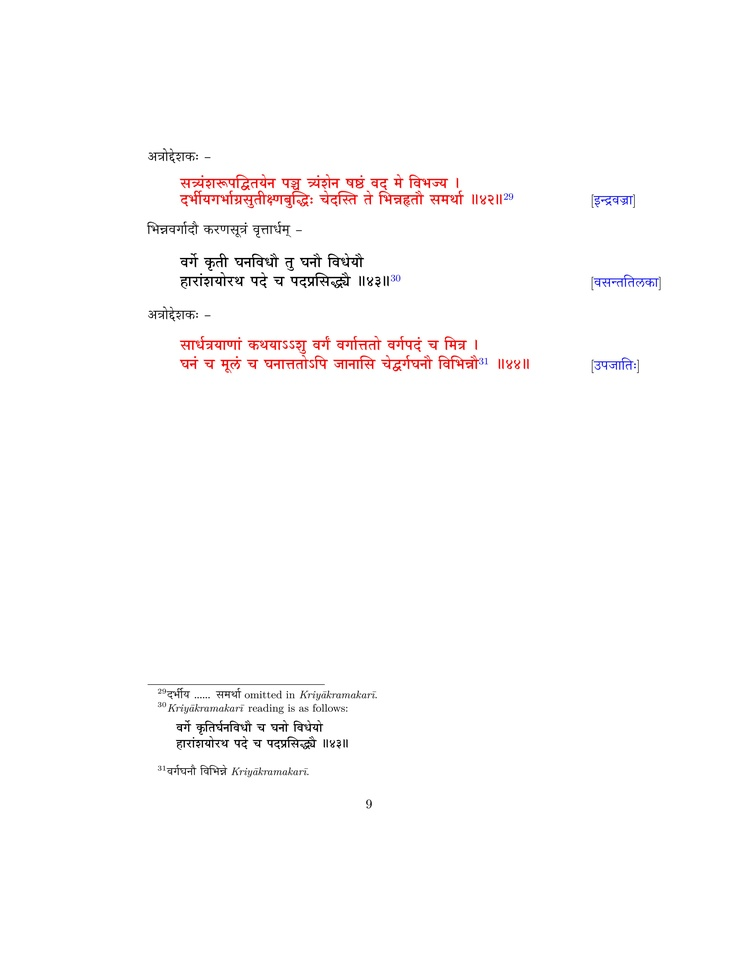
#> input picture pages0.jpg, 738 x 956 px, shrunk from 4250 x 5500 before the run, found by its file name
$ jupyter execute --allow-errors OCR_Recognition_And_Bounding_Box_.ipynb
#> lines starting #> are read from the running program, lines starting #| are printed output that depends on the picture; after the words box and inside, x2 and y2 are one past the last pixel; in counts of white or black regions, pixels touching at a corner belong together
[cell 1]
import pdf2image
from pdf2image import convert_from_path
import cv2
import numpy as np

#> (a cell that did not finish here is left out)

[cell 3]
import json
# Load the image
img = cv2.imread("D:\sagar\pages0.jpg")
#> img is the input picture: shape (956, 738, 3); mean B, G, R 251.6, 251.5, 252.7

# Convert the image to grayscale
gray = cv2.cvtColor(img, cv2.COLOR_BGR2GRAY)

# Apply thresholding to convert the image to a binary format
thresh = cv2.threshold(gray, 0, 255, cv2.THRESH_BINARY_INV + cv2.THRESH_OTSU)[1]
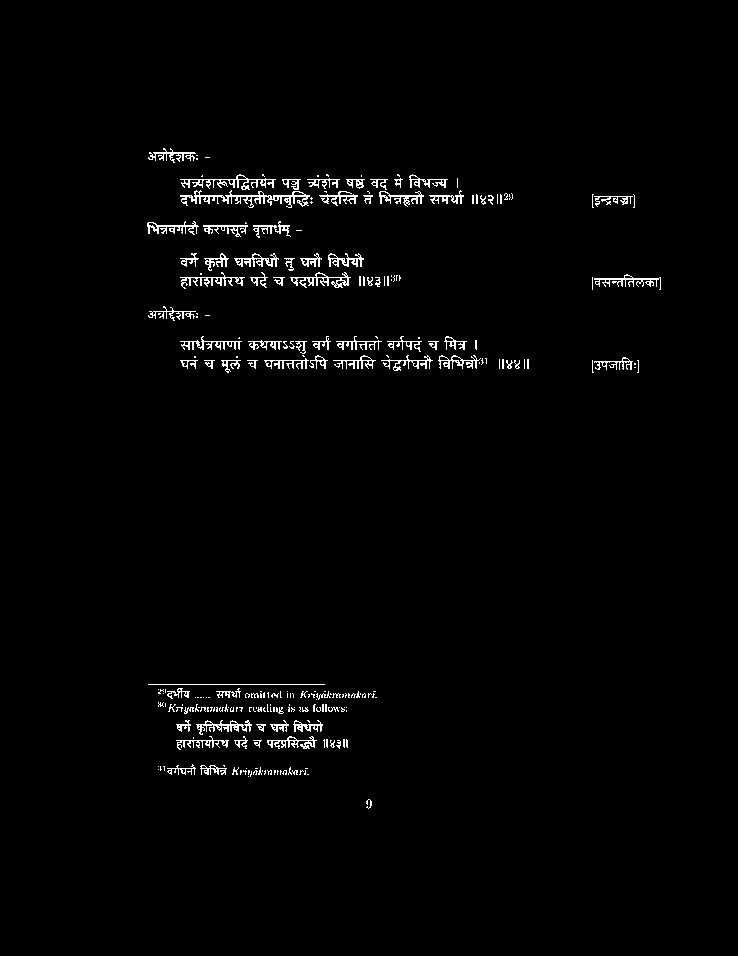
#> thresh: shape (956, 738); 1.7% white in thin lines or dots, all inside (x1, y1, x2, y2) = (147, 148, 661, 809)

# Apply morphological transformations to remove noise and connect the text
kernel = np.ones((5,5),np.uint8)
opening = cv2.morphologyEx(thresh, cv2.MORPH_OPEN, kernel, iterations=1)
#> opening: shape (956, 738); every value is 0

# Find the contours of the text
contours, hierarchy = cv2.findContours(opening, cv2.RETR_EXTERNAL, cv2.CHAIN_APPROX_SIMPLE)
#> contours = []

# Define a function to get the bounding box coordinates for each contour
def get_bounding_box(contour):
    x, y, w, h = cv2.boundingRect(contour)
    return x, y, w, h

# Sort the contours from top to bottom
contours = sorted(contours, key=lambda x: cv2.boundingRect(x)[1])

# Define a list to store the bounding box coordinates for each line
line_coords_list = []

# Loop through each contour and group them by lines
for contour in contours:
    x1, y1, w, h = get_bounding_box(contour)
    x2 = x1 + w
    y2 = y1 + h
    # Check if the current contour is on the same line as the previous one
    if line_coords_list and y1 <= line_coords_list[-1][3]:
        # Update the bounding box coordinates for the current line
        line_coords_list[-1] = (min(line_coords_list[-1][0], x1), min(line_coords_list[-1][1], y1), max(line_coords_list[-1][2], x2), max(line_coords_list[-1][3], y2))
    else:
        # Create a new bounding box for the current line
        line_coords_list.append((x1, y1, x2, y2))
#> this loop made 0 passes
#> after the loop, line_coords_list = []

# Create a dictionary to store the line information
line_dict = {}

# Create a new image for each line with its bounding box
for i, line_coords in enumerate(line_coords_list):
    x1_line, y1_line, x2_line, y2_line = line_coords
    # Draw a rectangle around the current line
    cv2.rectangle(img, (x1_line, y1_line), (x2_line, y2_line), (0, 255, 0), 2)
    # Extract the current line image
    line_img = img[y1_line:y2_line, x1_line:x2_line]
    # Save the line image
    cv2.imwrite(f"line_{i+1}.jpg", line_img)
    # Add the bounding box coordinates to the line dictionary
    line_dict[f"line_{i+1}"] = {
        "x1": x1_line,
        "y1": y1_line,
        "x2": x2_line,
        "y2": y2_line
    }
#> after the loop, line_dict = 0 items

# Save the line information as a JSON file
with open("line_info.json", "w") as f:
    json.dump(line_dict, f)

# Show the original image with the bounding boxes
cv2.imshow("D:\sagar\line_info.json", img)
cv2.waitKey(0)
#> Out = 27


$ run again, with pages1.jpg copied over pages0.jpg
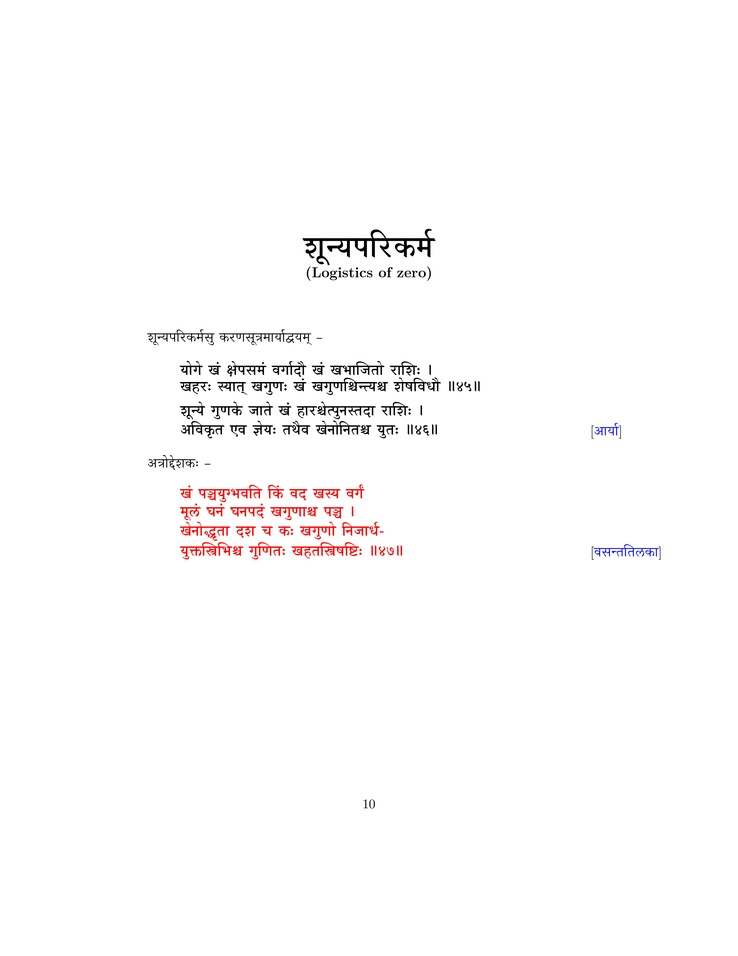
#> input picture pages1.jpg, 738 x 956 px, shrunk from 4250 x 5500 before the run, found by its file name
#> img is the input picture: shape (956, 738, 3); mean B, G, R 251.7, 251.6, 252.4
#> `thresh = cv2.threshold(gray, 0, 255, cv2.THRESH_BINARY_INV + cv2.THRES..`:
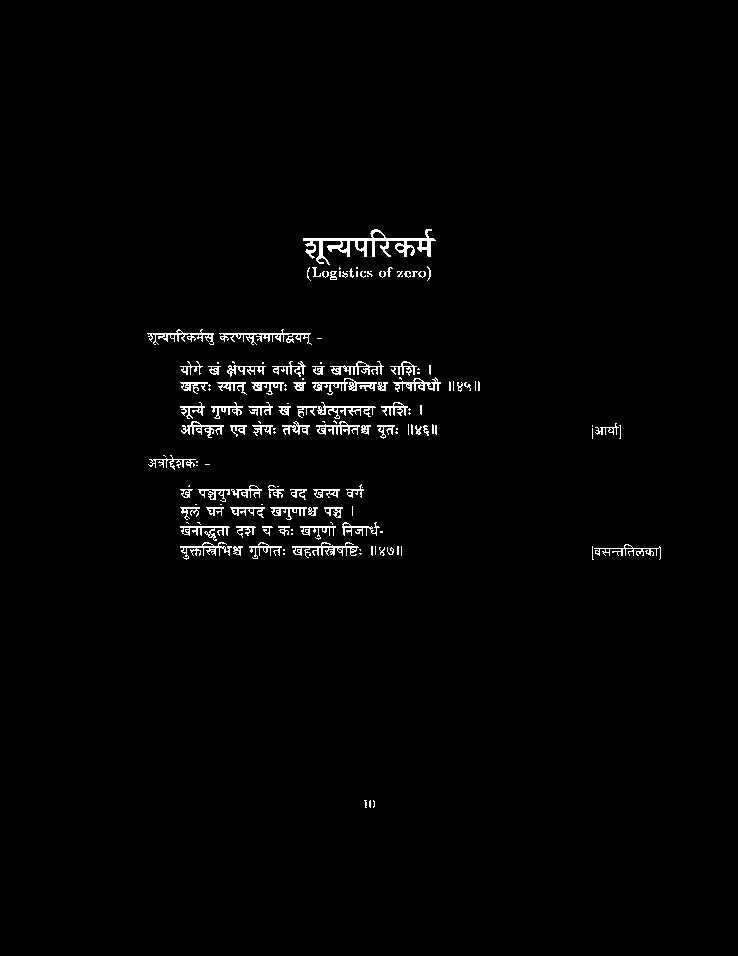
#> thresh: shape (956, 738); 1.6% white in thin lines or dots, all inside (x1, y1, x2, y2) = (147, 229, 661, 808)
#> opening: shape (956, 738); every value is 0
#> contours = []
#> after the loop `for i, line_coords in enumerate(line_coords_list):`: line_dict = 0 items
#> Out = 27

$ run again, with pages2.jpg copied over pages0.jpg
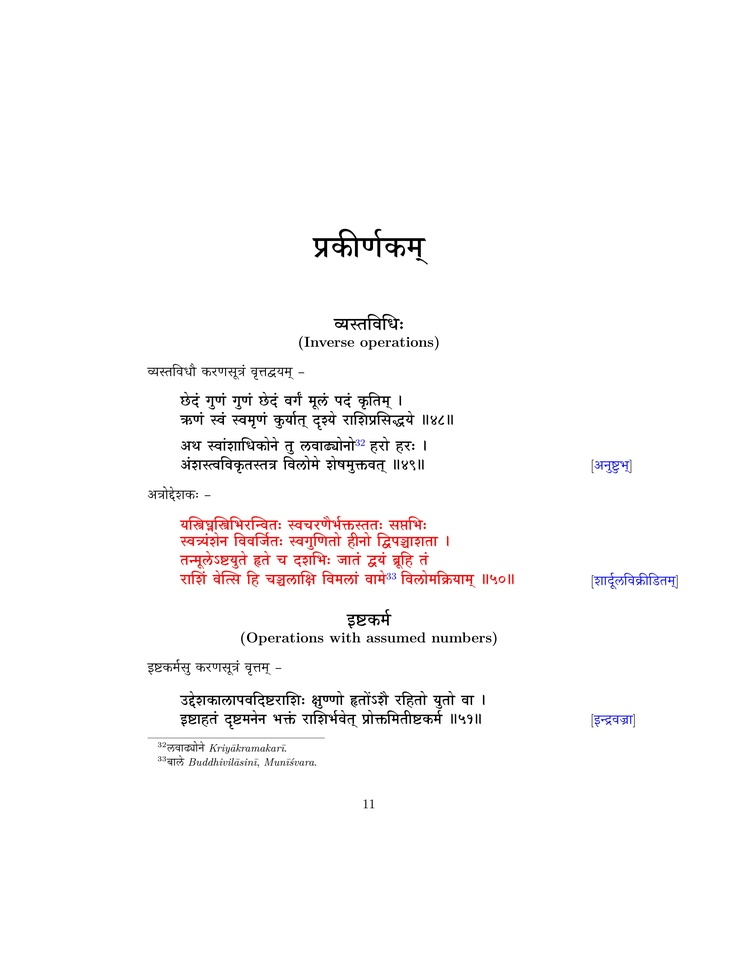
#> input picture pages2.jpg, 738 x 956 px, shrunk from 4250 x 5500 before the run, found by its file name
#> img is the input picture: shape (956, 738, 3); mean B, G, R 249.6, 249.4, 250.6
#> `thresh = cv2.threshold(gray, 0, 255, cv2.THRESH_BINARY_INV + cv2.THRES..`:
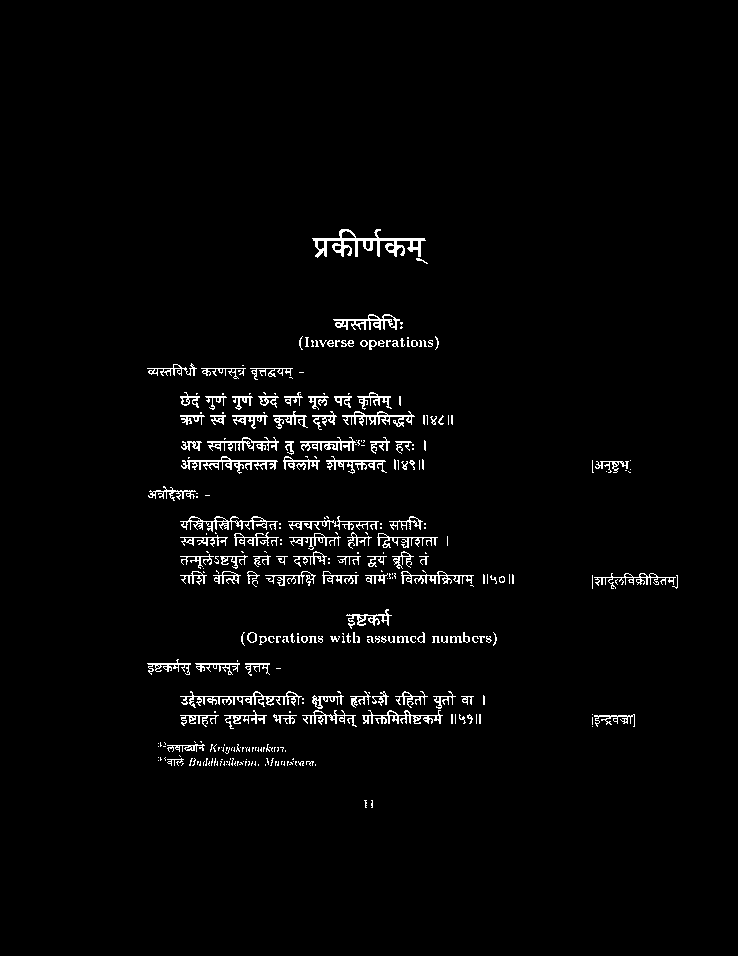
#> thresh: shape (956, 738); 2.5% white in thin lines or dots, all inside (x1, y1, x2, y2) = (147, 229, 678, 808)
#> opening: shape (956, 738); every value is 0
#> contours = []
#> after the loop `for i, line_coords in enumerate(line_coords_list):`: line_dict = 0 items
#> Out = 27

$ run again, with pages3.jpg copied over pages0.jpg
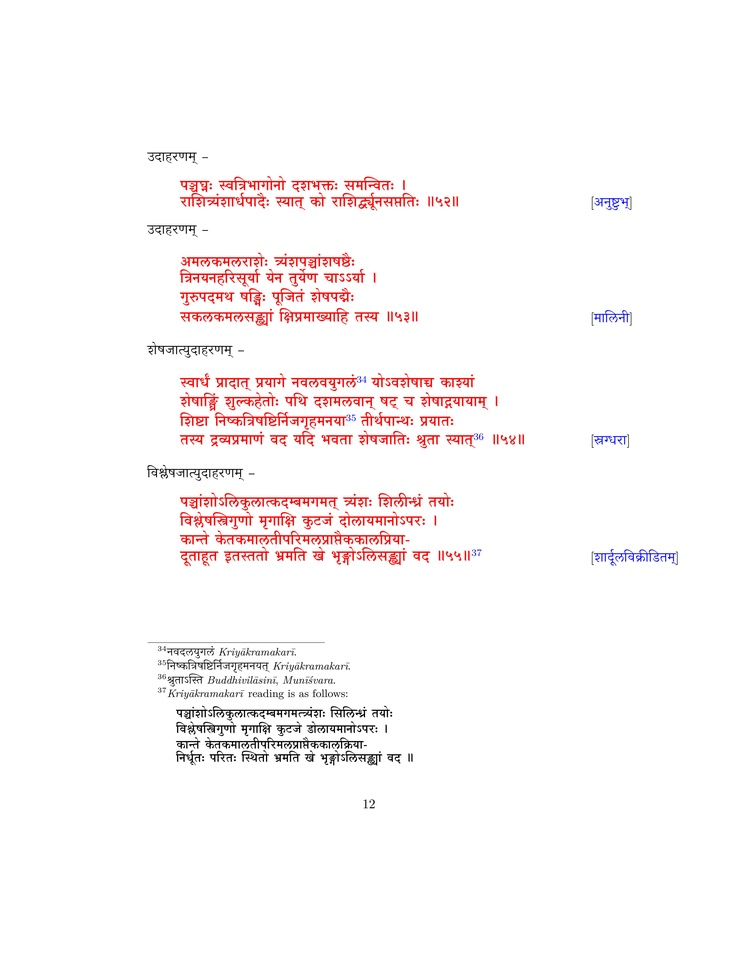
#> input picture pages3.jpg, 738 x 956 px, shrunk from 4250 x 5500 before the run, found by its file name
#> img is the input picture: shape (956, 738, 3); mean B, G, R 247.8, 247.7, 251.4
#> `gray = cv2.cvtColor(img, cv2.COLOR_BGR2GRAY)`:
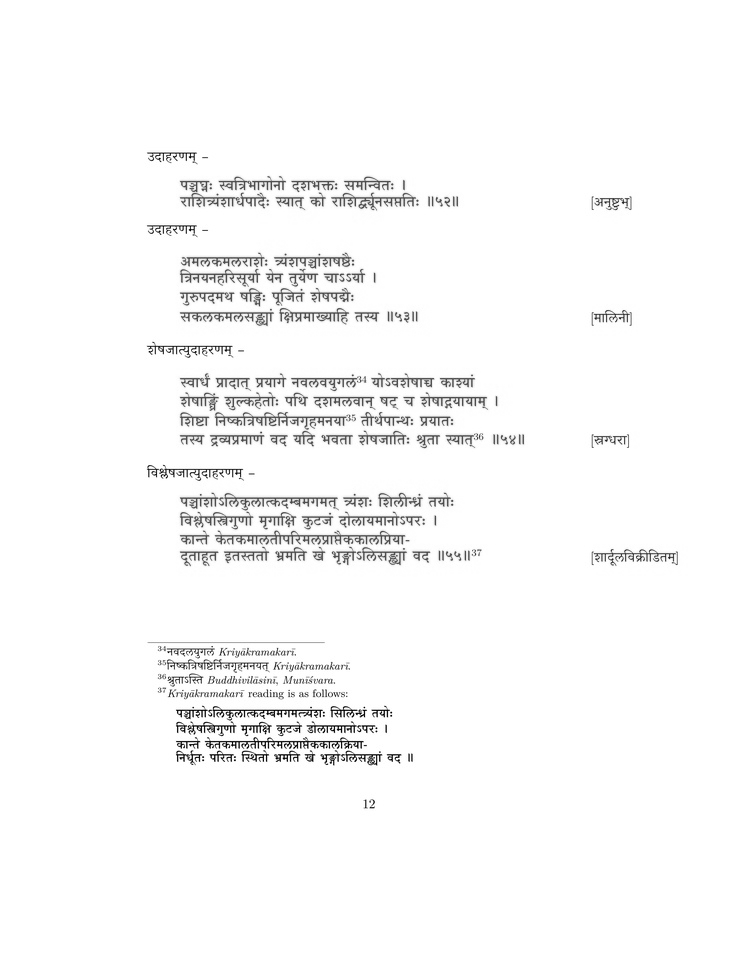
#> gray: shape (956, 738); min 0, max 255, mean 248.8
#> `thresh = cv2.threshold(gray, 0, 255, cv2.THRESH_BINARY_INV + cv2.THRES..`:
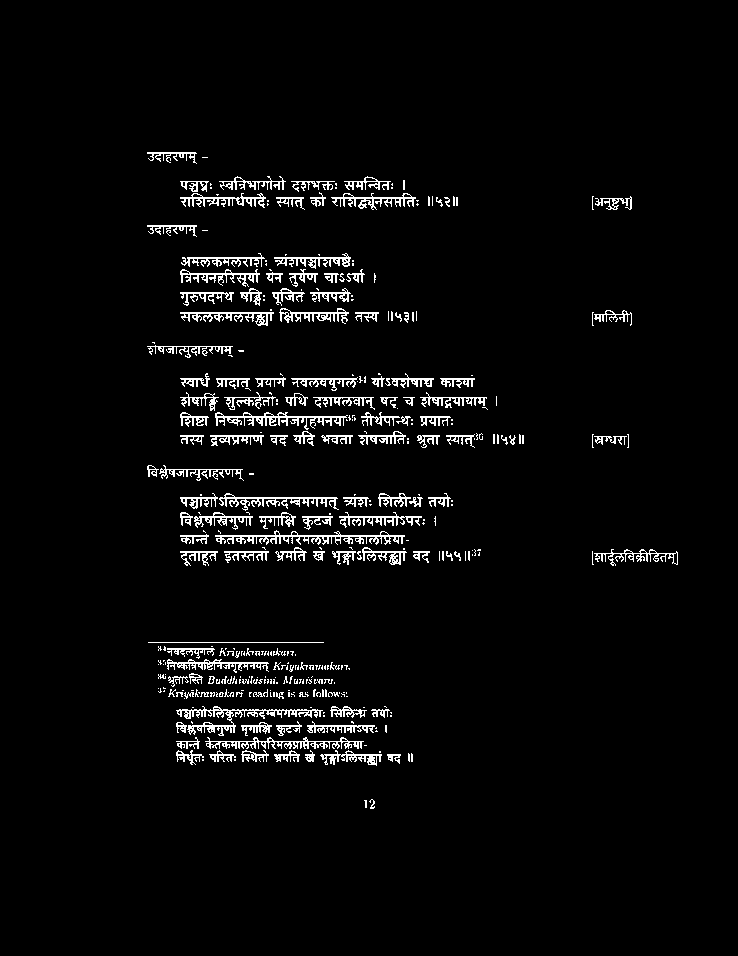
#> thresh: shape (956, 738); 3.7% white in thin lines or dots, all inside (x1, y1, x2, y2) = (147, 152, 678, 809)
#> opening: shape (956, 738); every value is 0
#> contours = []
#> after the loop `for i, line_coords in enumerate(line_coords_list):`: line_dict = 0 items
#> Out = 27
